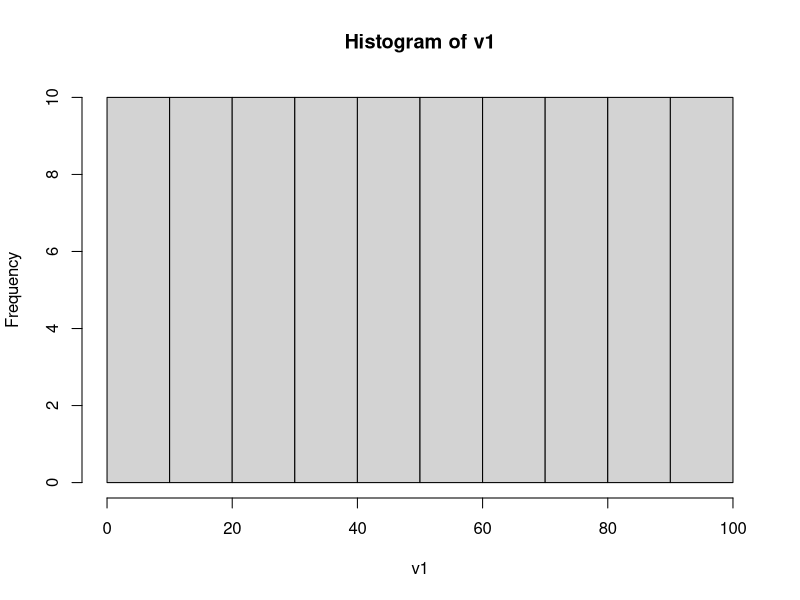
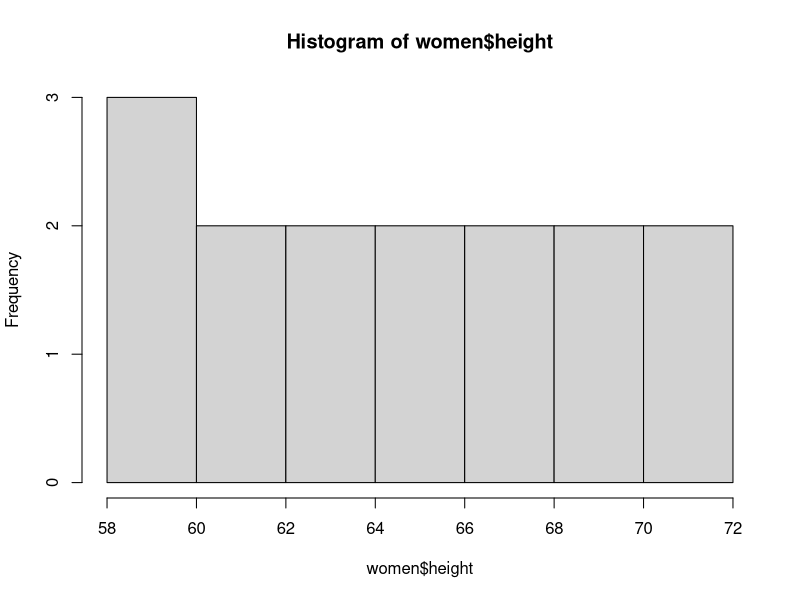
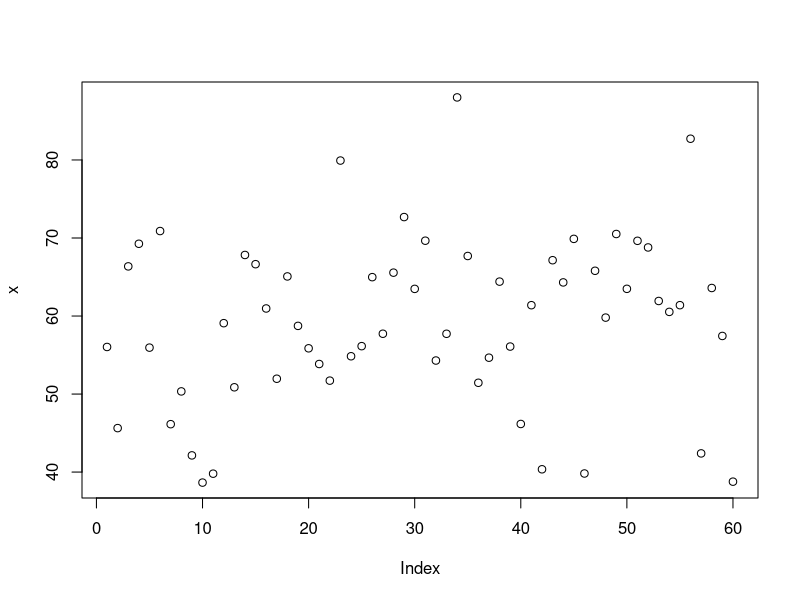
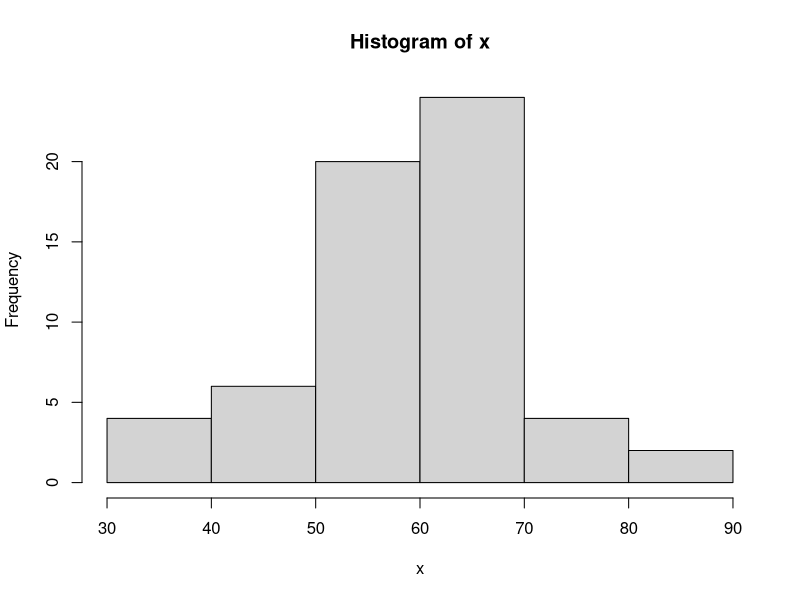
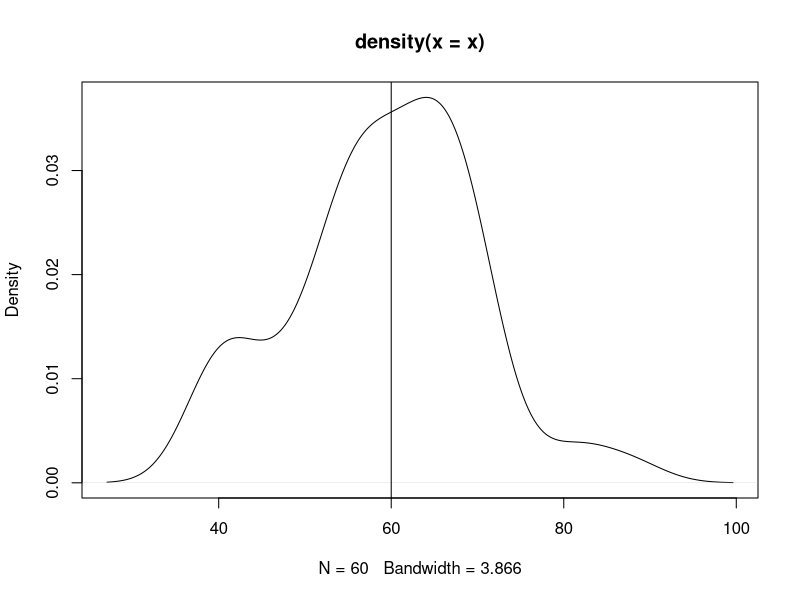
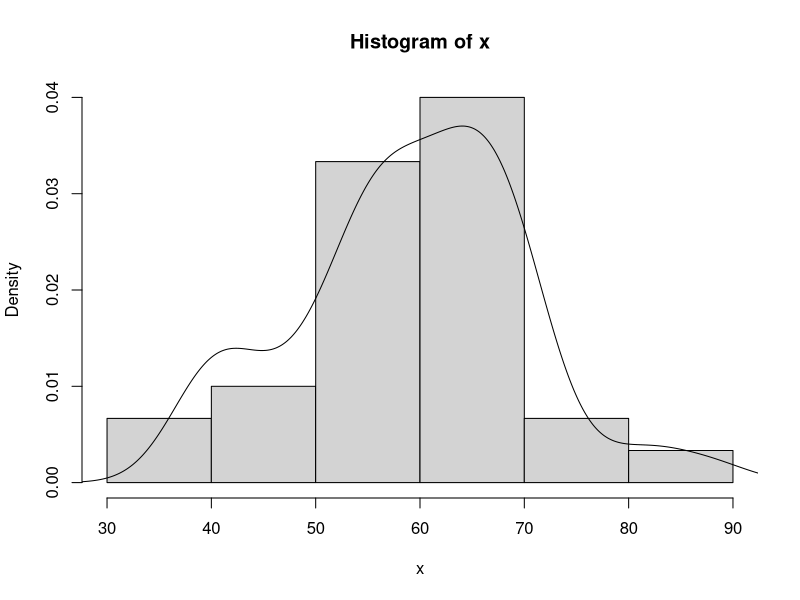
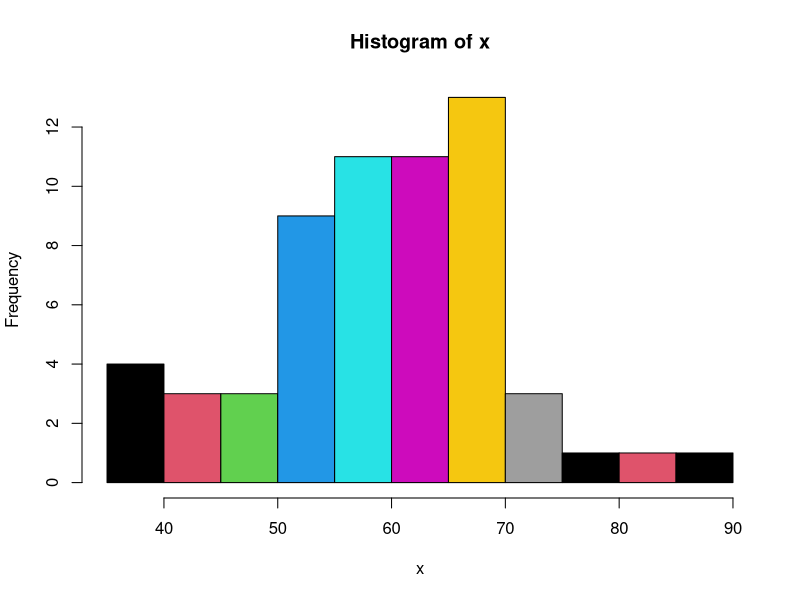
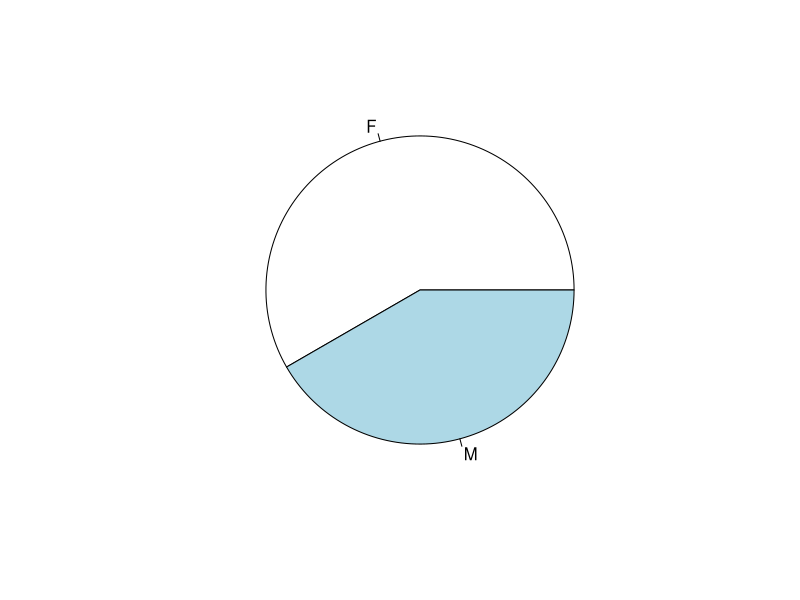

Reproduce these figures in R, in order.
#Data Structures

#vectors----
v1 = 1:100 #create vector from 1 to 100
v2 = c(1,2,3,10,15)
class(v1)
class(v2)
v3 = c('v', 'Shnuii', 'Bhanu')
v3 #print the vector 
class(v3)
v4 = c(TRUE, F, T, F, F)
class(v4)

#summary on vectors
v1mean <- mean(v1)
v1mean
v1median <- median(v1)
v1median
v1sd <- sd(v1)
v1var <- var(v1)
v1sd
v1var
hist(v1)
hist(women$height)
v2[v2>=5]

x = rnorm(60, 60, 10)
x
plot(x)
hist(x)
plot(density(x)) ###cover of histogram
abline(v=60) ###you can draw horizontal also
hist(x, freq = F)
lines(density(x))

hist(x, breaks=10, col=1:10) ###adds color, what does breaks do??
length(x)
sd(x)

?sample ###creates a sample
x1 = LETTERS[5:20]
x1
set.seed(5)
y1 = sample(x1) ###default is random picking till all elements are over ie same size
y1
(y2 = sample(x1, size=7)) ###double bracketts for printing

(gender = sample(c('M', 'F'), size = 60, replace = TRUE, prob = c(0.3, 0.7))) ###can assign probs
t1 = table(gender) ###no of each element in tabular form
prop.table(t1)
pie(t1)
barplot(t1, col=1:2, horiz = T)


#matrix----

#array----

